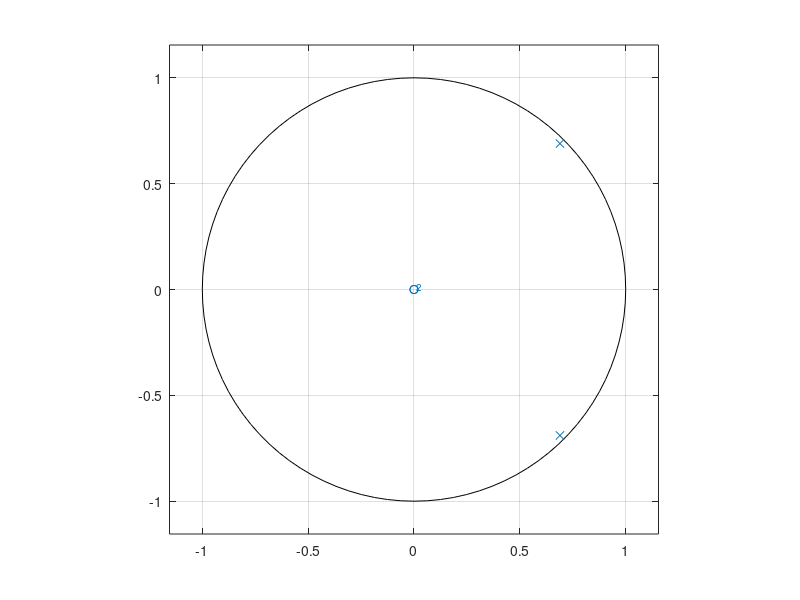
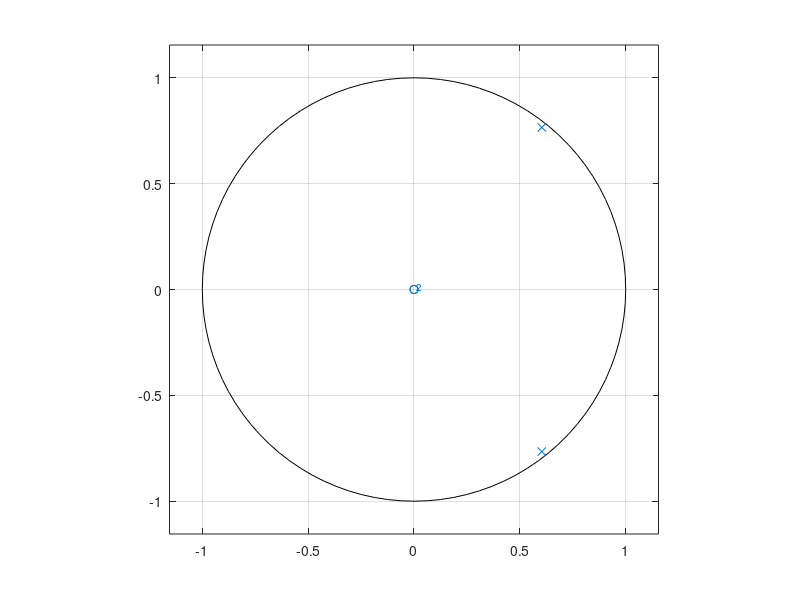

The MATLAB script that drew these images, in order:
clear
e=[1 0 0];
s=[1 -1.3789 0.9506];
zplane(e,s);
[z p k]=tf2zp(e,s);
a=angle(p);
a=a+150/8000*pi*2*sign(a);
p=abs(p).*exp(a*i);
[e s]=zp2tf(z,p,k);
figure()
zplane(e,s);
s
